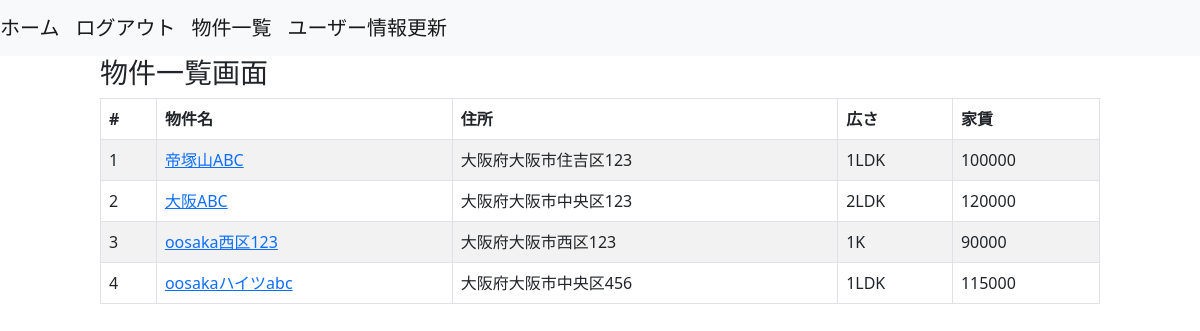
Screenshot of /house/list_house/ (signed in) with the database file from the repository.
### house/models.py (models this page shows, shortened)
class Housing(models.Model):
  name = models.CharField(max_length=100)
  address = models.CharField(max_length=200)
  size = models.CharField(max_length=15, null=True)
  price = models.IntegerField()
  objects = HousingManager()
  class Meta:
    db_table = 'housing'

### house/views.py (the view)
# urls.py: path('list_house/', HousingListView.as_view(), name='list_house'),
class HousingListView(LoginRequiredMixin, ListView):
  model = Housing
  template_name = os.path.join('house', 'list_house.html')

### templates/house/list_house.html (shortened to what this page needs)
{% extends 'base.html' %}
{% block content %}
<div class='col-10 offset-1'>
<h3>物件一覧画面</h3>
<table class='table table-striped table-bordered'>
  <thead>
    <tr>
      <th>#</th>
      <th>物件名</th>
      <th>住所</th>
      <th>広さ</th>
      <th>家賃</th>
    </tr>
  </thead>
  <tbody>
  {% for housing in object_list %}
    <tr>
      <td>{{ forloop.counter }}</td>
      <td><a href='{% url 'house:detail_house' housing.pk %}'>{{ housing.name }}</a></td>
      <td>{{ housing.address }}</td>
      <td>{{ housing.size }}</td>
      <td>{{ housing.price }}</td>
    </tr>
  {% endfor %}
  </tbody>
</table>
{% endblock %}

### rows the page displays
Housing: name "帝塚山ABC", address "大阪府大阪市住吉区123", size "1LDK", price "100000"
Housing: name "大阪ABC", address "大阪府大阪市中央区123", size "2LDK", price "120000"
Housing: name "oosaka西区123", address "大阪府大阪市西区123", size "1K", price "90000"
Housing: name "oosakaハイツabc", address "大阪府大阪市中央区456", size "1LDK", price "115000"
